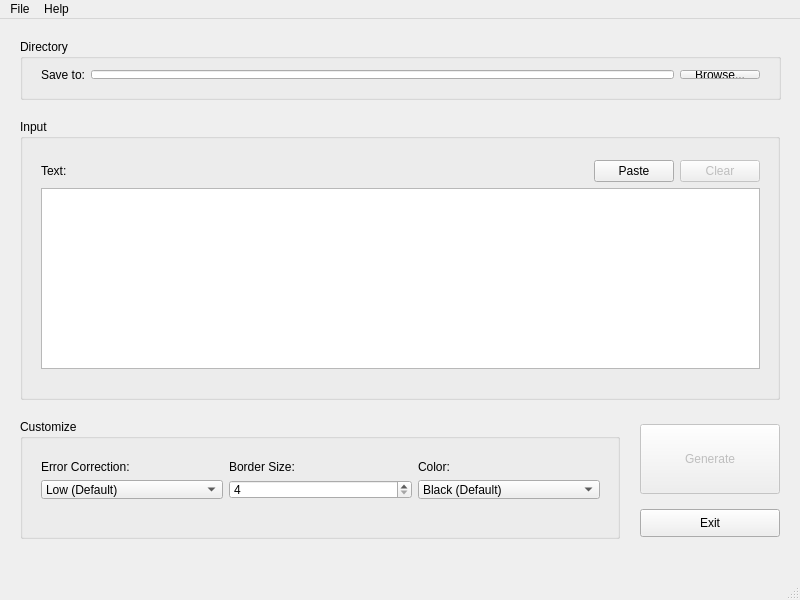
<?xml version="1.0" encoding="UTF-8"?>
<ui version="4.0">
 <class>QRplusplusClass</class>
 <widget class="QMainWindow" name="QRplusplusClass">
  <property name="geometry">
   <rect>
    <x>0</x>
    <y>0</y>
    <width>800</width>
    <height>600</height>
   </rect>
  </property>
  <property name="sizePolicy">
   <sizepolicy hsizetype="Fixed" vsizetype="Fixed">
    <horstretch>0</horstretch>
    <verstretch>0</verstretch>
   </sizepolicy>
  </property>
  <property name="minimumSize">
   <size>
    <width>800</width>
    <height>600</height>
   </size>
  </property>
  <property name="maximumSize">
   <size>
    <width>800</width>
    <height>600</height>
   </size>
  </property>
  <property name="windowTitle">
   <string>QR++ : QR Code Generator</string>
  </property>
  <property name="windowIcon">
   <iconset>
    <normaloff>QRplusplus_icon.ico</normaloff>QRplusplus_icon.ico</iconset>
  </property>
  <widget class="QWidget" name="centralWidget">
   <widget class="QGroupBox" name="groupInput">
    <property name="geometry">
     <rect>
      <x>20</x>
      <y>100</y>
      <width>760</width>
      <height>281</height>
     </rect>
    </property>
    <property name="maximumSize">
     <size>
      <width>760</width>
      <height>360</height>
     </size>
    </property>
    <property name="title">
     <string>Input</string>
    </property>
    <widget class="QWidget" name="verticalLayoutWidget">
     <property name="geometry">
      <rect>
       <x>10</x>
       <y>30</y>
       <width>741</width>
       <height>231</height>
      </rect>
     </property>
     <layout class="QVBoxLayout" name="inputLayout">
      <item>
       <layout class="QHBoxLayout" name="textLayout">
        <item>
         <widget class="QLabel" name="label_text">
          <property name="text">
           <string>Text:</string>
          </property>
          <property name="buddy">
           <cstring>userTextInput</cstring>
          </property>
         </widget>
        </item>
        <item>
         <spacer name="horizontalSpacer">
          <property name="orientation">
           <enum>Qt::Horizontal</enum>
          </property>
          <property name="sizeHint" stdset="0">
           <size>
            <width>40</width>
            <height>20</height>
           </size>
          </property>
         </spacer>
        </item>
        <item>
         <widget class="QPushButton" name="pasteButton">
          <property name="text">
           <string>Paste</string>
          </property>
         </widget>
        </item>
        <item>
         <widget class="QPushButton" name="clearButton">
          <property name="enabled">
           <bool>false</bool>
          </property>
          <property name="text">
           <string>Clear</string>
          </property>
         </widget>
        </item>
       </layout>
      </item>
      <item>
       <widget class="QPlainTextEdit" name="userTextInput">
        <property name="plainText">
         <string/>
        </property>
        <property name="placeholderText">
         <string>Enter your text to be put into the QR Code...</string>
        </property>
       </widget>
      </item>
     </layout>
    </widget>
   </widget>
   <widget class="QGroupBox" name="groupCustomize">
    <property name="geometry">
     <rect>
      <x>20</x>
      <y>400</y>
      <width>600</width>
      <height>120</height>
     </rect>
    </property>
    <property name="title">
     <string>Customize</string>
    </property>
    <widget class="QWidget" name="gridLayoutWidget">
     <property name="geometry">
      <rect>
       <x>10</x>
       <y>30</y>
       <width>581</width>
       <height>61</height>
      </rect>
     </property>
     <layout class="QGridLayout" name="customizeLayout">
      <item row="3" column="2">
       <widget class="QComboBox" name="comboBox_color">
        <item>
         <property name="text">
          <string>Black (Default)</string>
         </property>
        </item>
        <item>
         <property name="text">
          <string>Red</string>
         </property>
        </item>
        <item>
         <property name="text">
          <string>Pink</string>
         </property>
        </item>
        <item>
         <property name="text">
          <string>Purple</string>
         </property>
        </item>
        <item>
         <property name="text">
          <string>Deep Purple</string>
         </property>
        </item>
        <item>
         <property name="text">
          <string>Indigo</string>
         </property>
        </item>
        <item>
         <property name="text">
          <string>Blue</string>
         </property>
        </item>
        <item>
         <property name="text">
          <string>Cyan</string>
         </property>
        </item>
        <item>
         <property name="text">
          <string>Teal</string>
         </property>
        </item>
        <item>
         <property name="text">
          <string>Green</string>
         </property>
        </item>
        <item>
         <property name="text">
          <string>Orange</string>
         </property>
        </item>
        <item>
         <property name="text">
          <string>Deep Orange</string>
         </property>
        </item>
        <item>
         <property name="text">
          <string>Brown</string>
         </property>
        </item>
        <item>
         <property name="text">
          <string>Grey</string>
         </property>
        </item>
       </widget>
      </item>
      <item row="1" column="0">
       <widget class="QLabel" name="label_errorCor">
        <property name="text">
         <string>Error Correction:</string>
        </property>
        <property name="buddy">
         <cstring>comboBox_errorlvl</cstring>
        </property>
       </widget>
      </item>
      <item row="3" column="0">
       <widget class="QComboBox" name="comboBox_errorlvl">
        <item>
         <property name="text">
          <string>Low (Default)</string>
         </property>
        </item>
       </widget>
      </item>
      <item row="3" column="1">
       <widget class="QSpinBox" name="spinBox_borderSize">
        <property name="minimum">
         <number>4</number>
        </property>
        <property name="maximum">
         <number>40</number>
        </property>
        <property name="value">
         <number>4</number>
        </property>
       </widget>
      </item>
      <item row="1" column="2">
       <widget class="QLabel" name="label_color">
        <property name="text">
         <string>Color:</string>
        </property>
        <property name="buddy">
         <cstring>comboBox_color</cstring>
        </property>
       </widget>
      </item>
      <item row="1" column="1">
       <widget class="QLabel" name="label_borderSize">
        <property name="text">
         <string>Border Size:</string>
        </property>
        <property name="buddy">
         <cstring>spinBox_borderSize</cstring>
        </property>
       </widget>
      </item>
     </layout>
    </widget>
   </widget>
   <widget class="QPushButton" name="generateButton">
    <property name="enabled">
     <bool>false</bool>
    </property>
    <property name="geometry">
     <rect>
      <x>640</x>
      <y>405</y>
      <width>140</width>
      <height>70</height>
     </rect>
    </property>
    <property name="font">
     <font>
      <weight>50</weight>
      <bold>false</bold>
     </font>
    </property>
    <property name="toolTip">
     <string>Generate Button</string>
    </property>
    <property name="whatsThis">
     <string/>
    </property>
    <property name="text">
     <string>Generate</string>
    </property>
   </widget>
   <widget class="QPushButton" name="exitButton">
    <property name="geometry">
     <rect>
      <x>640</x>
      <y>490</y>
      <width>140</width>
      <height>28</height>
     </rect>
    </property>
    <property name="text">
     <string>Exit</string>
    </property>
   </widget>
   <widget class="QGroupBox" name="groupDirectory">
    <property name="geometry">
     <rect>
      <x>20</x>
      <y>20</y>
      <width>761</width>
      <height>61</height>
     </rect>
    </property>
    <property name="title">
     <string>Directory</string>
    </property>
    <widget class="QWidget" name="horizontalLayoutWidget">
     <property name="geometry">
      <rect>
       <x>10</x>
       <y>20</y>
       <width>741</width>
       <height>31</height>
      </rect>
     </property>
     <layout class="QHBoxLayout" name="directoryLayout">
      <item>
       <widget class="QLabel" name="label_saveto">
        <property name="text">
         <string>Save to:</string>
        </property>
       </widget>
      </item>
      <item>
       <widget class="QLineEdit" name="lineEdit_fileDirectory"/>
      </item>
      <item>
       <widget class="QPushButton" name="browseButton">
        <property name="text">
         <string>Browse...</string>
        </property>
       </widget>
      </item>
     </layout>
    </widget>
   </widget>
  </widget>
  <widget class="QMenuBar" name="menuBar">
   <property name="geometry">
    <rect>
     <x>0</x>
     <y>0</y>
     <width>800</width>
     <height>21</height>
    </rect>
   </property>
   <widget class="QMenu" name="menuFile">
    <property name="title">
     <string>File</string>
    </property>
    <addaction name="actionBrowse"/>
    <addaction name="actionOpen"/>
    <addaction name="separator"/>
    <addaction name="actionExit"/>
   </widget>
   <widget class="QMenu" name="menuAbout">
    <property name="title">
     <string>Help</string>
    </property>
    <addaction name="actionWebsite"/>
    <addaction name="actionGithub"/>
    <addaction name="separator"/>
    <addaction name="actionAbout_Qt"/>
    <addaction name="actionAbout_Nayuki"/>
    <addaction name="actionAbout"/>
   </widget>
   <addaction name="menuFile"/>
   <addaction name="menuAbout"/>
  </widget>
  <widget class="QStatusBar" name="statusBar"/>
  <action name="actionGenerate">
   <property name="enabled">
    <bool>false</bool>
   </property>
   <property name="text">
    <string>Generate</string>
   </property>
  </action>
  <action name="actionExit">
   <property name="text">
    <string>Exit</string>
   </property>
  </action>
  <action name="actionAbout">
   <property name="text">
    <string>About QR++</string>
   </property>
  </action>
  <action name="actionOpen">
   <property name="text">
    <string>Open</string>
   </property>
  </action>
  <action name="actionWebsite">
   <property name="enabled">
    <bool>false</bool>
   </property>
   <property name="text">
    <string>Website</string>
   </property>
  </action>
  <action name="actionGithub">
   <property name="text">
    <string>Github</string>
   </property>
  </action>
  <action name="actionBrowse">
   <property name="text">
    <string>Browse...</string>
   </property>
  </action>
  <action name="actionGenerate_2">
   <property name="text">
    <string>Generate</string>
   </property>
  </action>
  <action name="actionAbout_Qt">
   <property name="text">
    <string>About Qt</string>
   </property>
  </action>
  <action name="actionAbout_Nayuki">
   <property name="text">
    <string>About QRcodegen</string>
   </property>
  </action>
 </widget>
 <layoutdefault spacing="6" margin="11"/>
 <resources>
  <include location="qrplusplus.qrc"/>
 </resources>
 <connections>
  <connection>
   <sender>clearButton</sender>
   <signal>clicked()</signal>
   <receiver>userTextInput</receiver>
   <slot>clear()</slot>
   <hints>
    <hint type="sourcelabel">
     <x>768</x>
     <y>175</y>
    </hint>
    <hint type="destinationlabel">
     <x>706</x>
     <y>274</y>
    </hint>
   </hints>
  </connection>
  <connection>
   <sender>pasteButton</sender>
   <signal>clicked()</signal>
   <receiver>userTextInput</receiver>
   <slot>paste()</slot>
   <hints>
    <hint type="sourcelabel">
     <x>687</x>
     <y>175</y>
    </hint>
    <hint type="destinationlabel">
     <x>634</x>
     <y>271</y>
    </hint>
   </hints>
  </connection>
 </connections>
</ui>
